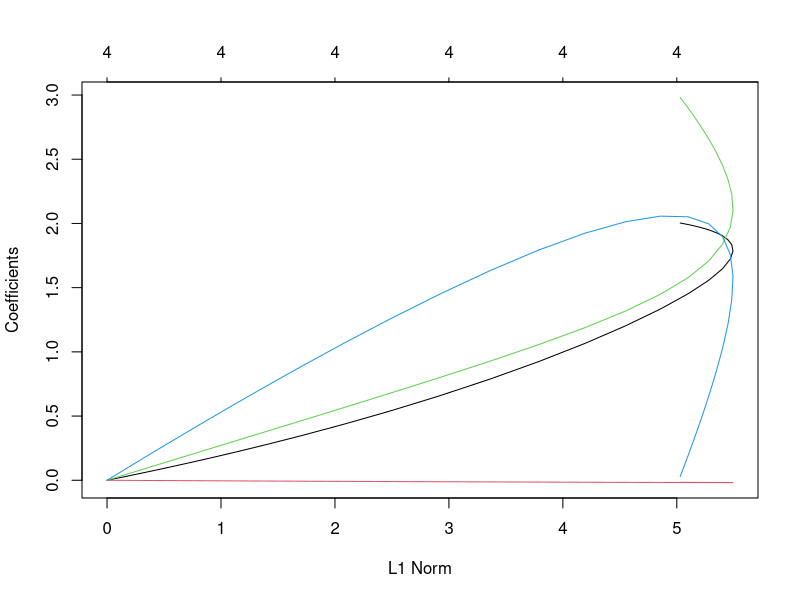
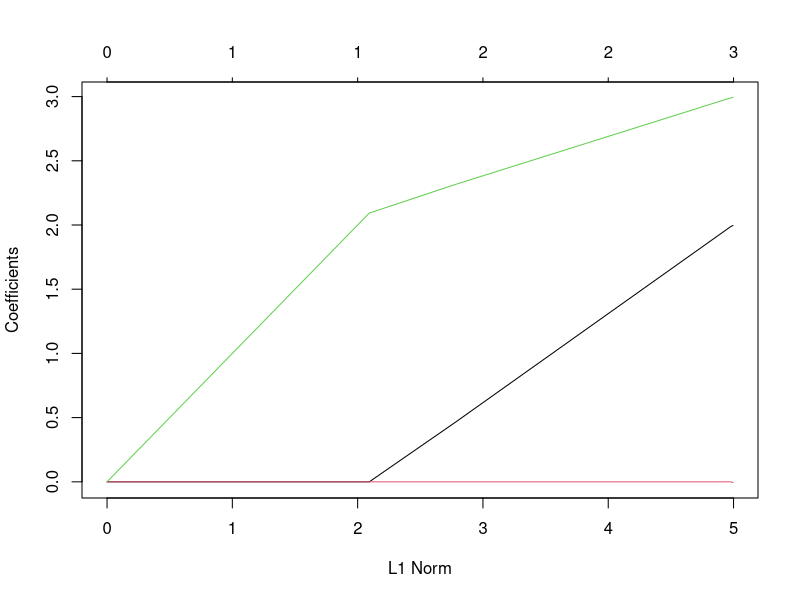

These charts were generated, in order, by the following R code:
n <- 10000
v <- rnorm(n, mean = 0, sd = 1)
w <- rnorm(n, mean = 0, sd = 1)

z <- rnorm(n, mean = 0, sd = 1)

x <- 2 * z + rnorm(n, mean = 0, sd = 1)
y <- 3 * x + 2 * v + rnorm(n, mean = 0, sd = 1)

data <- dplyr::bind_cols(y, x, z, v, w)

cor(data)

mod <- lm(y ~ x + z + w + v, data = data)
summary(mod)

grid <- 10^seq(10, -2, length = 100)

predictors <- dplyr::bind_cols(v, w, x, z)

ridge <- glmnet::glmnet(predictors, y, lambda = grid, alpha = 0)
lasso <- glmnet::glmnet(predictors, y, lambda = grid, alpha = 1)

plot(ridge)
plot(lasso)
